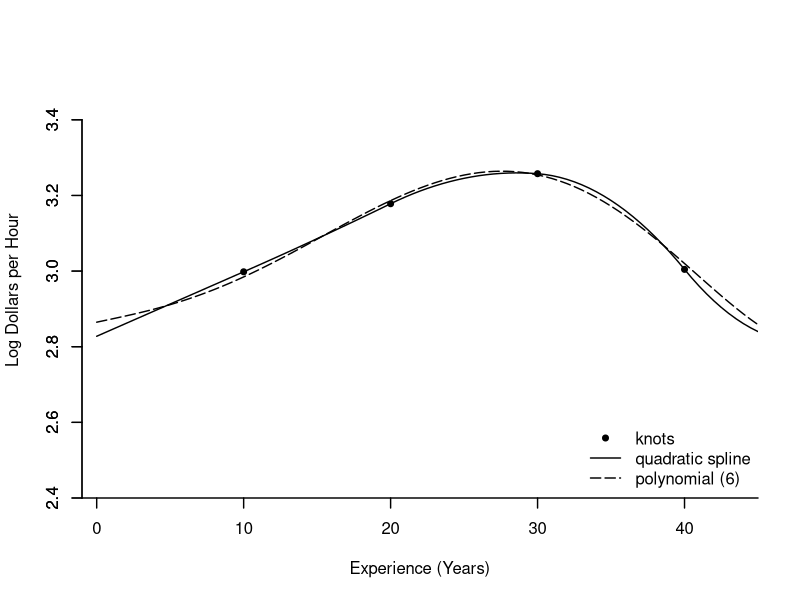
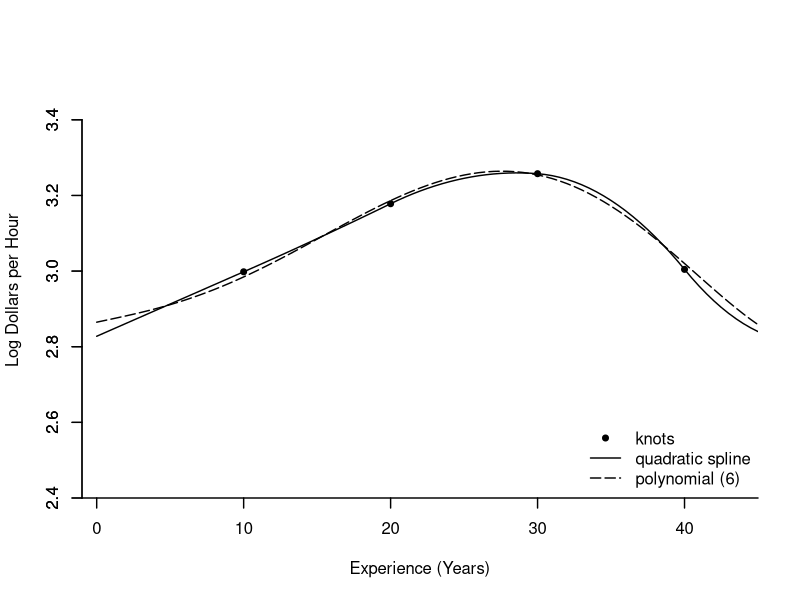

Reproduce these figures in R, in order.
#####################################
### This file generates Figure 20.2a
### Quadratic Spline Estimate of Experience Profile
### College-Educated Black Men
#####################################
### Uses data file cps09mar.txt
#####################################

dat <- read.table("cps09mar.txt")
bcollegem <- (dat[,2]==0)&(dat[,4]==16)&(dat[,11]==2)
datbm <- dat[bcollegem,]
y <- as.matrix(log(datbm[,5]/(datbm[,6]*datbm[,7])))
q <- (datbm[,1]-datbm[,4]-6)
n <- length(y)
k <- 4
p <- 5
xm <- 45;
x <- as.matrix(seq(0,xm,0.5))

xbm <- matrix(1,nrow=length(x),ncol=p+1)
zbm <- matrix(1,nrow=n,ncol=p+1)
for (j in 1:p){
  xj <- q^j
  zbj <- zbm[,1:j]
  gam <- solve(t(zbj)%*%zbj,t(zbj)%*%xj)
  egam <- xj - zbj%*%gam
  sig <- sqrt((t(egam)%*%egam)/n)
  zbm[,j+1] <- egam%*%(1/sig)
  xbm[,j+1] <- (x^j - xbm[,1:j]%*%gam)%*%(1/sig)
}

betabm <- solve(t(zbm)%*%zbm,t(zbm)%*%y)
pbm <- xbm[,1:(1+p)]%*%betabm

z <- matrix(1,nrow=n,ncol=k+2)
z[,2] <- q
xx <- matrix(1,nrow=length(x),ncol=k+2)
xx[,2] = x
for (j in 1:k){
  kj <- 10*j
  z[,j+2] <- ((q-kj)^2)*(q>kj)
  xx[,j+2] <- ((x-kj)^2)*(x>kj)
}
# betabm <- solve(t(z)%*%z,t(z)%*%y)
betabm <- qr.solve(z,y)
fbm <- xx%*%betabm
kk <- seq(21,81,20)
xk <- x[kk]
fk <- fbm[kk]

wd <- 1.4

pdf("HANSEN20-2a.pdf",family="Helvetica",colormodel='cmyk',width=4.5,height=4.5)
plot(xk,fk,xlim=c(-1,xm),ylim=c(2.4,3.5),xlab="Experience (Years)",ylab="Log Dollars per Hour",xaxs="i",yaxs="i",pch=19,cex=.75,lwd=wd,bty="n",xaxt="n")
axis(side=2,lwd=wd)
axis(side=1,seq(-10,60,10),lwd=wd)
lines(x,fbm,lty=1,lwd=wd)
lines(x,pbm,lty=5,lwd=wd)
legend("bottomright",c("knots","quadratic spline","polynomial (6)"),lty=c(0,1,5),pch=c(19,NA,NA),pt.cex=.75,lwd=wd,bty="n")
dev.off()

postscript("HANSEN20-2a.eps",paper="special",width=4.5,height=4.5,horizontal=FALSE,onefile=FALSE,family="Helvetica",colormodel='cmyk')
plot(xk,fk,xlim=c(-1,xm),ylim=c(2.4,3.5),xlab="Experience (Years)",ylab="Log Dollars per Hour",xaxs="i",yaxs="i",pch=19,cex=.75,lwd=wd,bty="n",xaxt="n")
axis(side=2,lwd=wd)
axis(side=1,seq(-10,60,10),lwd=wd)
lines(x,fbm,lty=1,lwd=wd)
lines(x,pbm,lty=5,lwd=wd)
legend("bottomright",c("knots","quadratic spline","polynomial (6)"),lty=c(0,1,5),pch=c(19,NA,NA),pt.cex=.75,lwd=wd,bty="n")
dev.off()
